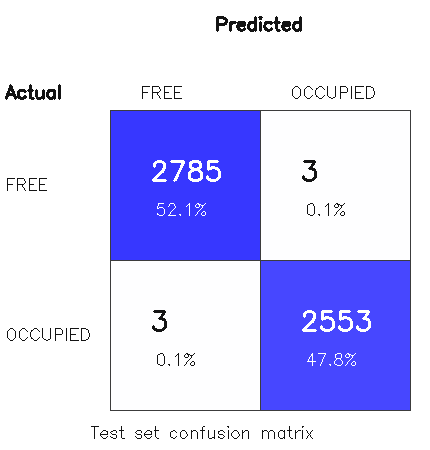
#> input picture ML Project/parksense_ai/reports/confusion_matrix.png, 430 x 450 px; its folder holds only this picture in this run
$ python define_spaces.py --image reports/confusion_matrix.png
#> lines starting #> are read from the running program, lines starting #| are printed output that depends on the picture; after the words box and inside, x2 and y2 are one past the last pixel; in counts of white or black regions, pixels touching at a corner belong together
### ML Project/parksense_ai/spaces.py
import json
import os

from config import SPACES_FILE
from dataset import load_image_with_labels


# [5 lines left out: function save_spaces, not called in this run]


def load_spaces(path=SPACES_FILE):
    if not os.path.exists(path):
        return []
    with open(path) as f:
        return [tuple(s) for s in json.load(f)["spaces"]]


def spaces_from_labels(image_path, label_path=None):
    _, spaces, classes = load_image_with_labels(image_path, label_path)
    return spaces, classes

### ML Project/parksense_ai/define_spaces.py
import sys
import argparse
import cv2

from config import SPACES_FILE
from spaces import save_spaces, load_spaces, spaces_from_labels


def from_labels(image, labels, out):
    spaces, _ = spaces_from_labels(image, labels)
    if not spaces:
        sys.exit("[ERROR] No boxes found in label file")
    save_spaces(spaces, out, source=image)
    print(f"[OK] {len(spaces)} spaces from labels -> {out}")


def interactive(image, out):
#> called with image = 'reports/confusion_matrix.png'
    img = cv2.imread(image)
#> img is the input picture: shape (450, 430, 3); mean B, G, R 250, 207.1, 207.1
    if img is None:
        sys.exit(f"[ERROR] Cannot read {image}")
    spaces = load_spaces(out)
#> (reads ML Project/parksense_ai/spaces/spaces.json from the repository)
    state = {"start": None, "cur": None}

    def on_mouse(event, x, y, flags, _):
        if event == cv2.EVENT_LBUTTONDOWN:
            state["start"] = (x, y)
        elif event == cv2.EVENT_MOUSEMOVE and state["start"]:
            state["cur"] = (x, y)
        elif event == cv2.EVENT_LBUTTONUP and state["start"]:
            (x0, y0) = state["start"]
            w, h = abs(x - x0), abs(y - y0)
            if w > 5 and h > 5:
                spaces.append((min(x, x0), min(y, y0), w, h))
            state["start"] = state["cur"] = None

    cv2.namedWindow("Define Parking Spaces")
    cv2.setMouseCallback("Define Parking Spaces", on_mouse)
    print("drag = add space | u = undo | c = clear | s = save | q = quit")
    while True:
        frame = img.copy()
        for i, (x, y, w, h) in enumerate(spaces):
            cv2.rectangle(frame, (x, y), (x + w, y + h), (0, 200, 255), 2)
            cv2.putText(frame, str(i + 1), (x + 3, y + 13), cv2.FONT_HERSHEY_SIMPLEX, 0.4, (0, 200, 255), 1)
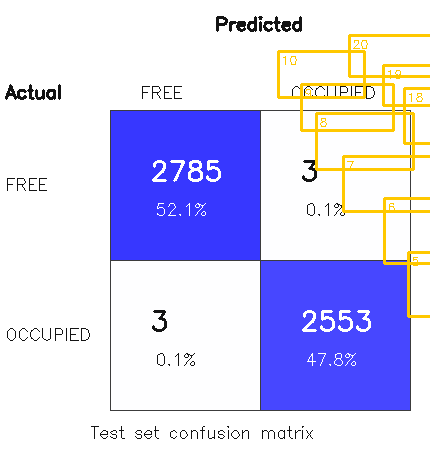
#> frame: shape (450, 430, 3); 2.79% of pixels changed, all inside (x1, y1, x2, y2) = (277, 34, 430, 318)
        if state["start"] and state["cur"]:
            cv2.rectangle(frame, state["start"], state["cur"], (0, 255, 255), 1)
        cv2.putText(frame, f"spaces: {len(spaces)}  u=undo c=clear s=save q=quit", (8, 22), cv2.FONT_HERSHEY_SIMPLEX, 0.6, (255, 255, 0), 2)
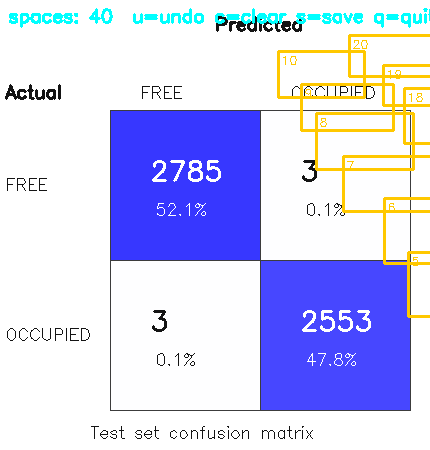
#> frame: shape (450, 430, 3); 1.29% of pixels changed, all inside (x1, y1, x2, y2) = (9, 8, 430, 28)
        cv2.imshow("Define Parking Spaces", frame)
        k = cv2.waitKey(20) & 0xFF
#> (key q is pressed here)
        if k == ord("u") and spaces:
            spaces.pop()
        elif k == ord("c"):
            spaces.clear()
        elif k == ord("s"):
            save_spaces(spaces, out, source=image)
            print(f"[OK] saved {len(spaces)} spaces -> {out}")
        elif k in (ord("q"), 27):
            break
    cv2.destroyAllWindows()


if __name__ == "__main__":
    p = argparse.ArgumentParser(description="Create spaces.json for a fixed camera")
    p.add_argument("--image", required=True)
    p.add_argument("--from-labels", nargs="?", const="auto", help="build from YOLO labels (auto-finds the label file)")
    p.add_argument("--out", default=SPACES_FILE)
    a = p.parse_args()
    if a.from_labels:
        from_labels(a.image, None if a.from_labels == "auto" else a.from_labels, a.out)
    else:
        interactive(a.image, a.out)
